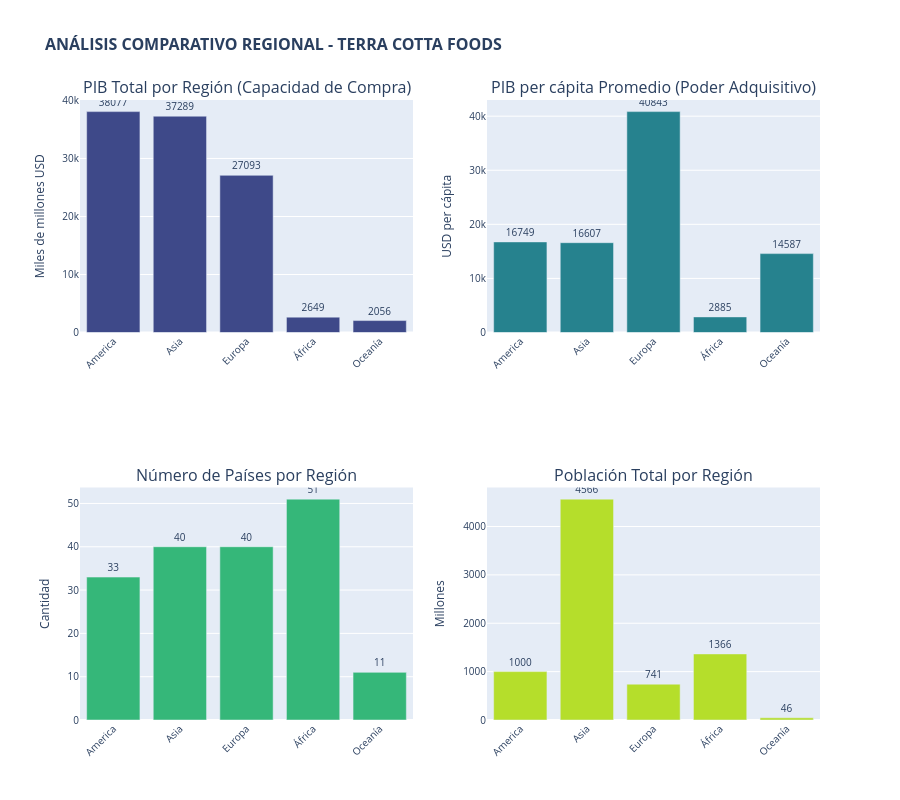

Notebook code for this chart:
### Code cell
print("\n" + "=" * 80)
print(" VISUALIZACIÓN 4: COMPARACIÓN REGIONAL DETALLADA")
print("Propósito: Comparar regiones según múltiples dimensiones")
print("=" * 80)

# Crear subplots para comparación multi-dimensional
fig = make_subplots(
    rows=2, cols=2,
    subplot_titles=(
        'PIB Total por Región (Capacidad de Compra)',
        'PIB per cápita Promedio (Poder Adquisitivo)',
        'Número de Países por Región',
        'Población Total por Región'
    ),
    specs=[[{'type': 'bar'}, {'type': 'bar'}],
           [{'type': 'bar'}, {'type': 'bar'}]]
)

regional_summary = df_clean.groupby('Region').agg({
    'GDP_billions': 'sum',
    'GDP': 'mean',
    'Country Name': 'count',
    'Population': 'sum'
}).round(2)

regional_summary = regional_summary.sort_values('GDP_billions', ascending=False)

colors_sequential = px.colors.sequential.Viridis

# Subplot 1: PIB Total
fig.add_trace(
    go.Bar(
        x=regional_summary.index,
        y=regional_summary['GDP_billions'],
        marker_color=colors_sequential[2],
        text=regional_summary['GDP_billions'].round(0),
        textposition='outside',
        name='PIB Total'
    ),
    row=1, col=1
)

# Subplot 2: PIB per cápita
fig.add_trace(
    go.Bar(
        x=regional_summary.index,
        y=regional_summary['GDP'],
        marker_color=colors_sequential[4],
        text=regional_summary['GDP'].round(0),
        textposition='outside',
        name='PIB per cápita'
    ),
    row=1, col=2
)

# Subplot 3: Número de países
fig.add_trace(
    go.Bar(
        x=regional_summary.index,
        y=regional_summary['Country Name'],
        marker_color=colors_sequential[6],
        text=regional_summary['Country Name'],
        textposition='outside',
        name='Países'
    ),
    row=2, col=1
)

# Subplot 4: Población
fig.add_trace(
    go.Bar(
        x=regional_summary.index,
        y=regional_summary['Population'] / 1e6,
        marker_color=colors_sequential[8],
        text=(regional_summary['Population'] / 1e6).round(0),
        textposition='outside',
        name='Población (M)'
    ),
    row=2, col=2
)

# Actualizar layout
fig.update_xaxes(tickangle=-45)
fig.update_yaxes(title_text="Miles de millones USD", row=1, col=1)
fig.update_yaxes(title_text="USD per cápita", row=1, col=2)
fig.update_yaxes(title_text="Cantidad", row=2, col=1)
fig.update_yaxes(title_text="Millones", row=2, col=2)

fig.update_layout(
    height=800,
    showlegend=False,
    title_text="<b>ANÁLISIS COMPARATIVO REGIONAL - TERRA COTTA FOODS</b>",
    title_font_size=16,
    font=dict(size=10)
)

fig.show()

print("\n INSIGHT CLAVE:")
print("   Vista completa de las dimensiones clave para evaluar regiones.")
print("   Combina capacidad de compra (PIB Total) con poder adquisitivo (PIB pc).")

### Figure 1 — Plotly figure (JSON) as saved in the notebook; plotly's stock layout.template omitted (floating-point values rounded to 4 significant figures)
{"data": [{"marker": {"color": "#3e4989"}, "name": "PIB Total", "text": [38080.0, 37290.0, 27090.0, 2649.0, 2056.0], "textposition": "outside", "type": "bar", "x": ["America", "Asia", "Europa", "África", "Oceanía"], "xaxis": "x", "y": [38080.0, 37290.0, 27090.0, 2649.0, 2056.0], "yaxis": "y"}, {"marker": {"color": "#26828e"}, "name": "PIB per cápita", "text": [16750.0, 16610.0, 40840.0, 2885.0, 14590.0], "textposition": "outside", "type": "bar", "x": ["America", "Asia", "Europa", "África", "Oceanía"], "xaxis": "x2", "y": [16750.0, 16610.0, 40840.0, 2885.0, 14590.0], "yaxis": "y2"}, {"marker": {"color": "#35b779"}, "name": "Países", "text": [33.0, 40.0, 40.0, 51.0, 11.0], "textposition": "outside", "type": "bar", "x": ["America", "Asia", "Europa", "África", "Oceanía"], "xaxis": "x3", "y": [33, 40, 40, 51, 11], "yaxis": "y3"}, {"marker": {"color": "#b5de2b"}, "name": "Población (M)", "text": [1000.0, 4566.0, 741.0, 1366.0, 46.0], "textposition": "outside", "type": "bar", "x": ["America", "Asia", "Europa", "África", "Oceanía"], "xaxis": "x4", "y": [1000.0, 4566.0, 740.9, 1366.0, 45.71], "yaxis": "y4"}], "layout": {"annotations": [{"font": {"size": 16}, "showarrow": false, "text": "PIB Total por Región (Capacidad de Compra)", "x": 0.225, "xanchor": "center", "xref": "paper", "y": 1, "yanchor": "bottom", "yref": "paper"}, {"font": {"size": 16}, "showarrow": false, "text": "PIB per cápita Promedio (Poder Adquisitivo)", "x": 0.775, "xanchor": "center", "xref": "paper", "y": 1, "yanchor": "bottom", "yref": "paper"}, {"font": {"size": 16}, "showarrow": false, "text": "Número de Países por Región", "x": 0.225, "xanchor": "center", "xref": "paper", "y": 0.375, "yanchor": "bottom", "yref": "paper"}, {"font": {"size": 16}, "showarrow": false, "text": "Población Total por Región", "x": 0.775, "xanchor": "center", "xref": "paper", "y": 0.375, "yanchor": "bottom", "yref": "paper"}], "font": {"size": 10}, "height": 800, "showlegend": false, "title": {"font": {"size": 16}, "text": "<b>ANÁLISIS COMPARATIVO REGIONAL - TERRA COTTA FOODS</b>"}, "xaxis": {"anchor": "y", "domain": [0, 0.45], "tickangle": -45}, "xaxis2": {"anchor": "y2", "domain": [0.55, 1], "tickangle": -45}, "xaxis3": {"anchor": "y3", "domain": [0, 0.45], "tickangle": -45}, "xaxis4": {"anchor": "y4", "domain": [0.55, 1], "tickangle": -45}, "yaxis": {"anchor": "x", "domain": [0.625, 1], "title": {"text": "Miles de millones USD"}}, "yaxis2": {"anchor": "x2", "domain": [0.625, 1], "title": {"text": "USD per cápita"}}, "yaxis3": {"anchor": "x3", "domain": [0, 0.375], "title": {"text": "Cantidad"}}, "yaxis4": {"anchor": "x4", "domain": [0, 0.375], "title": {"text": "Millones"}}}}
